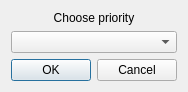
<?xml version="1.0" encoding="UTF-8"?>
<ui version="4.0">
 <class>SetPriorityDialog</class>
 <widget class="QDialog" name="SetPriorityDialog">
  <property name="geometry">
   <rect>
    <x>0</x>
    <y>0</y>
    <width>174</width>
    <height>92</height>
   </rect>
  </property>
  <property name="windowTitle">
   <string>Dialog</string>
  </property>
  <layout class="QGridLayout" name="gridLayout">
   <item row="2" column="0">
    <widget class="QDialogButtonBox" name="buttonBox">
     <property name="orientation">
      <enum>Qt::Horizontal</enum>
     </property>
     <property name="standardButtons">
      <set>QDialogButtonBox::Cancel|QDialogButtonBox::Ok</set>
     </property>
    </widget>
   </item>
   <item row="1" column="0">
    <widget class="QComboBox" name="comboBox"/>
   </item>
   <item row="0" column="0">
    <widget class="QLabel" name="label">
     <property name="text">
      <string>Choose priority</string>
     </property>
     <property name="alignment">
      <set>Qt::AlignCenter</set>
     </property>
    </widget>
   </item>
  </layout>
 </widget>
 <resources/>
 <connections>
  <connection>
   <sender>buttonBox</sender>
   <signal>accepted()</signal>
   <receiver>SetPriorityDialog</receiver>
   <slot>accept()</slot>
   <hints>
    <hint type="sourcelabel">
     <x>248</x>
     <y>254</y>
    </hint>
    <hint type="destinationlabel">
     <x>157</x>
     <y>274</y>
    </hint>
   </hints>
  </connection>
  <connection>
   <sender>buttonBox</sender>
   <signal>rejected()</signal>
   <receiver>SetPriorityDialog</receiver>
   <slot>reject()</slot>
   <hints>
    <hint type="sourcelabel">
     <x>316</x>
     <y>260</y>
    </hint>
    <hint type="destinationlabel">
     <x>286</x>
     <y>274</y>
    </hint>
   </hints>
  </connection>
 </connections>
</ui>
